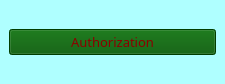
<?xml version="1.0" encoding="UTF-8"?>
<ui version="4.0">
 <class>MainWindow</class>
 <widget class="QMainWindow" name="MainWindow">
  <property name="geometry">
   <rect>
    <x>0</x>
    <y>0</y>
    <width>225</width>
    <height>84</height>
   </rect>
  </property>
  <property name="palette">
   <palette>
    <active>
     <colorrole role="WindowText">
      <brush brushstyle="SolidPattern">
       <color alpha="255">
        <red>0</red>
        <green>0</green>
        <blue>0</blue>
       </color>
      </brush>
     </colorrole>
     <colorrole role="Button">
      <brush brushstyle="SolidPattern">
       <color alpha="255">
        <red>175</red>
        <green>255</green>
        <blue>255</blue>
       </color>
      </brush>
     </colorrole>
     <colorrole role="Light">
      <brush brushstyle="SolidPattern">
       <color alpha="255">
        <red>255</red>
        <green>255</green>
        <blue>255</blue>
       </color>
      </brush>
     </colorrole>
     <colorrole role="Midlight">
      <brush brushstyle="SolidPattern">
       <color alpha="255">
        <red>212</red>
        <green>255</green>
        <blue>255</blue>
       </color>
      </brush>
     </colorrole>
     <colorrole role="Dark">
      <brush brushstyle="SolidPattern">
       <color alpha="255">
        <red>85</red>
        <green>127</green>
        <blue>127</blue>
       </color>
      </brush>
     </colorrole>
     <colorrole role="Mid">
      <brush brushstyle="SolidPattern">
       <color alpha="255">
        <red>113</red>
        <green>170</green>
        <blue>170</blue>
       </color>
      </brush>
     </colorrole>
     <colorrole role="Text">
      <brush brushstyle="SolidPattern">
       <color alpha="255">
        <red>0</red>
        <green>0</green>
        <blue>0</blue>
       </color>
      </brush>
     </colorrole>
     <colorrole role="BrightText">
      <brush brushstyle="SolidPattern">
       <color alpha="255">
        <red>255</red>
        <green>255</green>
        <blue>255</blue>
       </color>
      </brush>
     </colorrole>
     <colorrole role="ButtonText">
      <brush brushstyle="SolidPattern">
       <color alpha="255">
        <red>0</red>
        <green>0</green>
        <blue>0</blue>
       </color>
      </brush>
     </colorrole>
     <colorrole role="Base">
      <brush brushstyle="SolidPattern">
       <color alpha="255">
        <red>175</red>
        <green>255</green>
        <blue>255</blue>
       </color>
      </brush>
     </colorrole>
     <colorrole role="Window">
      <brush brushstyle="SolidPattern">
       <color alpha="255">
        <red>175</red>
        <green>255</green>
        <blue>255</blue>
       </color>
      </brush>
     </colorrole>
     <colorrole role="Shadow">
      <brush brushstyle="SolidPattern">
       <color alpha="255">
        <red>0</red>
        <green>0</green>
        <blue>0</blue>
       </color>
      </brush>
     </colorrole>
     <colorrole role="AlternateBase">
      <brush brushstyle="SolidPattern">
       <color alpha="255">
        <red>212</red>
        <green>255</green>
        <blue>255</blue>
       </color>
      </brush>
     </colorrole>
     <colorrole role="ToolTipBase">
      <brush brushstyle="SolidPattern">
       <color alpha="255">
        <red>255</red>
        <green>255</green>
        <blue>220</blue>
       </color>
      </brush>
     </colorrole>
     <colorrole role="ToolTipText">
      <brush brushstyle="SolidPattern">
       <color alpha="255">
        <red>0</red>
        <green>0</green>
        <blue>0</blue>
       </color>
      </brush>
     </colorrole>
     <colorrole role="PlaceholderText">
      <brush brushstyle="SolidPattern">
       <color alpha="128">
        <red>0</red>
        <green>0</green>
        <blue>0</blue>
       </color>
      </brush>
     </colorrole>
    </active>
    <inactive>
     <colorrole role="WindowText">
      <brush brushstyle="SolidPattern">
       <color alpha="255">
        <red>0</red>
        <green>0</green>
        <blue>0</blue>
       </color>
      </brush>
     </colorrole>
     <colorrole role="Button">
      <brush brushstyle="SolidPattern">
       <color alpha="255">
        <red>175</red>
        <green>255</green>
        <blue>255</blue>
       </color>
      </brush>
     </colorrole>
     <colorrole role="Light">
      <brush brushstyle="SolidPattern">
       <color alpha="255">
        <red>255</red>
        <green>255</green>
        <blue>255</blue>
       </color>
      </brush>
     </colorrole>
     <colorrole role="Midlight">
      <brush brushstyle="SolidPattern">
       <color alpha="255">
        <red>212</red>
        <green>255</green>
        <blue>255</blue>
       </color>
      </brush>
     </colorrole>
     <colorrole role="Dark">
      <brush brushstyle="SolidPattern">
       <color alpha="255">
        <red>85</red>
        <green>127</green>
        <blue>127</blue>
       </color>
      </brush>
     </colorrole>
     <colorrole role="Mid">
      <brush brushstyle="SolidPattern">
       <color alpha="255">
        <red>113</red>
        <green>170</green>
        <blue>170</blue>
       </color>
      </brush>
     </colorrole>
     <colorrole role="Text">
      <brush brushstyle="SolidPattern">
       <color alpha="255">
        <red>0</red>
        <green>0</green>
        <blue>0</blue>
       </color>
      </brush>
     </colorrole>
     <colorrole role="BrightText">
      <brush brushstyle="SolidPattern">
       <color alpha="255">
        <red>255</red>
        <green>255</green>
        <blue>255</blue>
       </color>
      </brush>
     </colorrole>
     <colorrole role="ButtonText">
      <brush brushstyle="SolidPattern">
       <color alpha="255">
        <red>0</red>
        <green>0</green>
        <blue>0</blue>
       </color>
      </brush>
     </colorrole>
     <colorrole role="Base">
      <brush brushstyle="SolidPattern">
       <color alpha="255">
        <red>175</red>
        <green>255</green>
        <blue>255</blue>
       </color>
      </brush>
     </colorrole>
     <colorrole role="Window">
      <brush brushstyle="SolidPattern">
       <color alpha="255">
        <red>175</red>
        <green>255</green>
        <blue>255</blue>
       </color>
      </brush>
     </colorrole>
     <colorrole role="Shadow">
      <brush brushstyle="SolidPattern">
       <color alpha="255">
        <red>0</red>
        <green>0</green>
        <blue>0</blue>
       </color>
      </brush>
     </colorrole>
     <colorrole role="AlternateBase">
      <brush brushstyle="SolidPattern">
       <color alpha="255">
        <red>212</red>
        <green>255</green>
        <blue>255</blue>
       </color>
      </brush>
     </colorrole>
     <colorrole role="ToolTipBase">
      <brush brushstyle="SolidPattern">
       <color alpha="255">
        <red>255</red>
        <green>255</green>
        <blue>220</blue>
       </color>
      </brush>
     </colorrole>
     <colorrole role="ToolTipText">
      <brush brushstyle="SolidPattern">
       <color alpha="255">
        <red>0</red>
        <green>0</green>
        <blue>0</blue>
       </color>
      </brush>
     </colorrole>
     <colorrole role="PlaceholderText">
      <brush brushstyle="SolidPattern">
       <color alpha="128">
        <red>0</red>
        <green>0</green>
        <blue>0</blue>
       </color>
      </brush>
     </colorrole>
    </inactive>
    <disabled>
     <colorrole role="WindowText">
      <brush brushstyle="SolidPattern">
       <color alpha="255">
        <red>85</red>
        <green>127</green>
        <blue>127</blue>
       </color>
      </brush>
     </colorrole>
     <colorrole role="Button">
      <brush brushstyle="SolidPattern">
       <color alpha="255">
        <red>175</red>
        <green>255</green>
        <blue>255</blue>
       </color>
      </brush>
     </colorrole>
     <colorrole role="Light">
      <brush brushstyle="SolidPattern">
       <color alpha="255">
        <red>255</red>
        <green>255</green>
        <blue>255</blue>
       </color>
      </brush>
     </colorrole>
     <colorrole role="Midlight">
      <brush brushstyle="SolidPattern">
       <color alpha="255">
        <red>212</red>
        <green>255</green>
        <blue>255</blue>
       </color>
      </brush>
     </colorrole>
     <colorrole role="Dark">
      <brush brushstyle="SolidPattern">
       <color alpha="255">
        <red>85</red>
        <green>127</green>
        <blue>127</blue>
       </color>
      </brush>
     </colorrole>
     <colorrole role="Mid">
      <brush brushstyle="SolidPattern">
       <color alpha="255">
        <red>113</red>
        <green>170</green>
        <blue>170</blue>
       </color>
      </brush>
     </colorrole>
     <colorrole role="Text">
      <brush brushstyle="SolidPattern">
       <color alpha="255">
        <red>85</red>
        <green>127</green>
        <blue>127</blue>
       </color>
      </brush>
     </colorrole>
     <colorrole role="BrightText">
      <brush brushstyle="SolidPattern">
       <color alpha="255">
        <red>255</red>
        <green>255</green>
        <blue>255</blue>
       </color>
      </brush>
     </colorrole>
     <colorrole role="ButtonText">
      <brush brushstyle="SolidPattern">
       <color alpha="255">
        <red>85</red>
        <green>127</green>
        <blue>127</blue>
       </color>
      </brush>
     </colorrole>
     <colorrole role="Base">
      <brush brushstyle="SolidPattern">
       <color alpha="255">
        <red>175</red>
        <green>255</green>
        <blue>255</blue>
       </color>
      </brush>
     </colorrole>
     <colorrole role="Window">
      <brush brushstyle="SolidPattern">
       <color alpha="255">
        <red>175</red>
        <green>255</green>
        <blue>255</blue>
       </color>
      </brush>
     </colorrole>
     <colorrole role="Shadow">
      <brush brushstyle="SolidPattern">
       <color alpha="255">
        <red>0</red>
        <green>0</green>
        <blue>0</blue>
       </color>
      </brush>
     </colorrole>
     <colorrole role="AlternateBase">
      <brush brushstyle="SolidPattern">
       <color alpha="255">
        <red>170</red>
        <green>255</green>
        <blue>255</blue>
       </color>
      </brush>
     </colorrole>
     <colorrole role="ToolTipBase">
      <brush brushstyle="SolidPattern">
       <color alpha="255">
        <red>255</red>
        <green>255</green>
        <blue>220</blue>
       </color>
      </brush>
     </colorrole>
     <colorrole role="ToolTipText">
      <brush brushstyle="SolidPattern">
       <color alpha="255">
        <red>0</red>
        <green>0</green>
        <blue>0</blue>
       </color>
      </brush>
     </colorrole>
     <colorrole role="PlaceholderText">
      <brush brushstyle="SolidPattern">
       <color alpha="128">
        <red>0</red>
        <green>0</green>
        <blue>0</blue>
       </color>
      </brush>
     </colorrole>
    </disabled>
   </palette>
  </property>
  <property name="windowTitle">
   <string>Database</string>
  </property>
  <property name="autoFillBackground">
   <bool>false</bool>
  </property>
  <property name="styleSheet">
   <string notr="true">background-color: rgb(175, 255, 255);</string>
  </property>
  <widget class="QWidget" name="centralwidget">
   <layout class="QGridLayout" name="gridLayout">
    <item row="0" column="0">
     <widget class="QPushButton" name="pushButton">
      <property name="font">
       <font>
        <family>MS Reference Sans Serif</family>
        <pointsize>10</pointsize>
       </font>
      </property>
      <property name="cursor">
       <cursorShape>PointingHandCursor</cursorShape>
      </property>
      <property name="autoFillBackground">
       <bool>false</bool>
      </property>
      <property name="styleSheet">
       <string notr="true">background-color: rgb(0, 85, 0);
color:  rgb(139, 0, 0);</string>
      </property>
      <property name="text">
       <string>Authorization</string>
      </property>
     </widget>
    </item>
   </layout>
  </widget>
  <widget class="QMenuBar" name="menubar">
   <property name="geometry">
    <rect>
     <x>0</x>
     <y>0</y>
     <width>225</width>
     <height>26</height>
    </rect>
   </property>
  </widget>
 </widget>
 <resources/>
 <connections/>
</ui>
